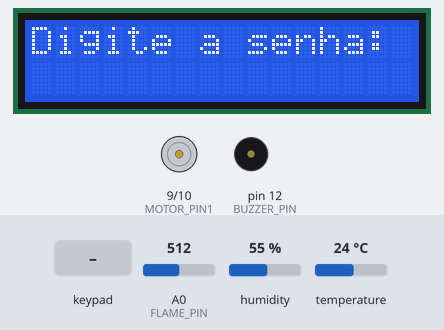
This sketch was run on a simulated Arduino Mega 2560, built with avr-gcc and run on an emulated ATmega2560. Shown: 16×2 character LCD, motor-driver pin pairs drawn as motors (green arrow = first pin HIGH = forward, orange = second pin HIGH = backward, longer = more drive), buzzer (waves = sounding). The inputs (shaded band) are chosen by the test bench; at power-on: A0 (FLAME_PIN) = 512, humidity 55 %, temperature 24 °C. What the sketch prints to the serial monitor is not drawn.

Above: at 2.2 s.
2.3 s: keypad keys 1 2 3 4 * pressed 0.4 s apart
At 2.52 s:
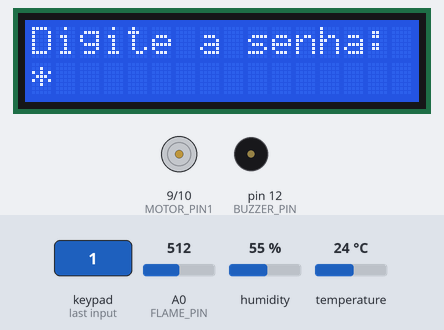
5.8 s: A0 (FLAME_PIN) set to 492
At 6.7 s:
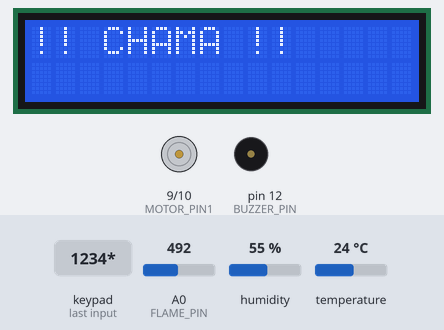
11.8 s: keypad keys 1 2 3 4 D pressed 0.4 s apart
At 14.2 s:
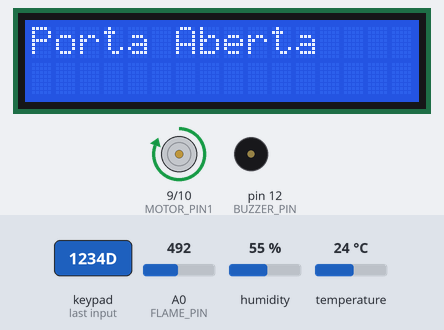
15.3 s: key '*' pressed
21.3 s: keypad keys 4 3 2 1 D pressed 0.4 s apart
At 23.7 s:
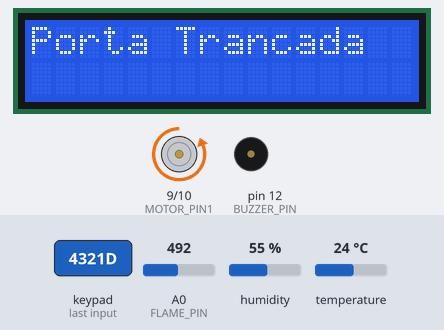
Timing chart, 0 to 31.8 s (numbered marks = the images above; inputs shaded):
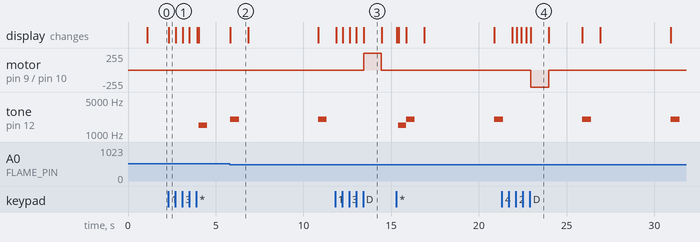

The sketch:

cabin_security.ino
```cpp
#include <Keypad.h>
#include <Adafruit_Fingerprint.h>
#include <DHT.h>
#include <LiquidCrystal_I2C.h>
#include <SoftwareSerial.h>

// ——— Definições de pinos ———
#define BUZZER_PIN    12
#define DHT_PIN       7
#define FLAME_PIN     A0
#define MOTOR_PIN1    9    // L293D IN1
#define MOTOR_PIN2    10   // L293D IN2

// ——— Keypad setup ———
const byte ROWS = 4, COLS = 4;
char keys[ROWS][COLS] = {
  {'1','2','3','A'},
  {'4','5','6','B'},
  {'7','8','9','C'},
  {'*','0','#','D'}   // 'D' = ENTER
};
byte rowPins[ROWS] = {22,23,24,25};
byte colPins[COLS] = {26,27,28,29};
Keypad keypad = Keypad(makeKeymap(keys), rowPins, colPins, ROWS, COLS);

// ——— Fingerprint sensor using Serial1 (Mega) ———
Adafruit_Fingerprint finger(&Serial1);

// ——— DHT11 sensor ———
#define DHT_TYPE DHT11
DHT dht(DHT_PIN, DHT_TYPE);

// ——— LCD 16×2 ———
LiquidCrystal_I2C lcd(0x27, 16, 2);

// ——— Passwords ———
const char* unlockPass = "1234";
const char* lockPass   = "4321";
const char* enrollCode = "0000";
char inputPass[5];
uint8_t passIndex = 0;
uint8_t wrongAttempts = 0;

// ——— Enrollment buffer ———
char enrollBuffer[4];
uint8_t enrollIdx = 0;

// ——— Flame alert control ———
const int FLAME_THRESHOLD = 500;
const unsigned long ALERT_INTERVAL = 5000;
unsigned long lastFlameAlert = 0;

// ——— Setup ———
void setup() {
  Serial.begin(9600);
  Serial1.begin(57600);             // initialize Serial1 for fingerprint
  finger.begin(57600);
  dht.begin();

  pinMode(BUZZER_PIN, OUTPUT);
  pinMode(MOTOR_PIN1, OUTPUT);
  pinMode(MOTOR_PIN2, OUTPUT);
  pinMode(FLAME_PIN, INPUT);

  lcd.init();
  lcd.backlight();
  showPrompt();
}

// ——— Main loop ———
void loop() {
  checkSensors();
  char key = keypad.getKey();
  if (key) handleKey(key);
}

// ——— Show default prompt ———
void showPrompt() {
  lcd.clear();
  lcd.setCursor(0,0);
  lcd.print("Digite a senha:");
  passIndex = 0;
  memset(inputPass, 0, sizeof(inputPass));
}

// ——— Sensor reading ———
void checkSensors() {
  float temp = dht.readTemperature();
  float humid = dht.readHumidity();
  Serial.print("TEMP:"); Serial.print(temp);
  Serial.print(",HUMID:"); Serial.print(humid);

  int flameVal = analogRead(FLAME_PIN);
  Serial.print(",FLAME:");
  if (flameVal < FLAME_THRESHOLD) {
    Serial.println("ALERT");
    unsigned long now = millis();
    if (now - lastFlameAlert > ALERT_INTERVAL) {
      lastFlameAlert = now;
      lcd.clear(); lcd.setCursor(0,0); lcd.print("!! CHAMA !!");
      tone(BUZZER_PIN, 2000, 500);
      delay(1000);
      showPrompt();
    }
  } else {
    Serial.println("NORMAL");
  }
}

// ——— Handle keypad ———
void handleKey(char key) {
  if (key == 'D') {
    inputPass[passIndex] = '\0';
    if (strcmp(inputPass, unlockPass) == 0) { unlockDoor();   resetWrong(); Serial.println("EVENT:DOOR:UNLOCK"); }
    else if (strcmp(inputPass, lockPass  ) == 0) { lockDoor();     resetWrong(); Serial.println("EVENT:DOOR:LOCK"); }
    else if (strcmp(inputPass, enrollCode) == 0) { promptEnroll(); resetWrong(); }
    else { wrongPass(); Serial.println("EVENT:AUTH_FAIL"); }
    showPrompt();
    return;
  }
  if (key == '*') {
    resetWrong();
    if (checkFingerprint()) { unlockDoor(); resetWrong(); Serial.println("EVENT:AUTH_SUCCESS"); }
    else                     { wrongPass(); Serial.println("EVENT:AUTH_FAIL"); }
    showPrompt();
    return;
  }
  if (passIndex < 4 && isDigit(key)) {
    inputPass[passIndex++] = key;
    lcd.setCursor(passIndex-1,1);
    lcd.print('*');
  }
}

// ——— Reset wrong attempts ———
void resetWrong() {
  wrongAttempts = 0;
}

// ——— Door control ———
void unlockDoor() {
  lcd.clear(); lcd.setCursor(0,0); lcd.print("Porta Aberta");
  digitalWrite(MOTOR_PIN1, HIGH);
  digitalWrite(MOTOR_PIN2, LOW);
  delay(1000);
  digitalWrite(MOTOR_PIN1, LOW);
  digitalWrite(MOTOR_PIN2, LOW);
}
void lockDoor() {
  lcd.clear(); lcd.setCursor(0,0); lcd.print("Porta Trancada");
  digitalWrite(MOTOR_PIN1, LOW);
  digitalWrite(MOTOR_PIN2, HIGH);
  delay(1000);
  digitalWrite(MOTOR_PIN1, LOW);
  digitalWrite(MOTOR_PIN2, LOW);
}

// ——— Wrong password handler ———
void wrongPass() {
  lcd.clear(); lcd.setCursor(0,0); lcd.print("Senha Incorreta");
  tone(BUZZER_PIN, 1500, 500);
  if (++wrongAttempts >= 4) {
    lcd.clear(); lcd.setCursor(0,0); lcd.print("Contacte Adm!");
    while(true);
  }
}

// ——— Fingerprint auth ———
bool checkFingerprint() {
  lcd.clear(); lcd.setCursor(0,0); lcd.print("Scan Impressao");
  if (finger.getImage() != FINGERPRINT_OK) return false;
  if (finger.image2Tz(1) != FINGERPRINT_OK) return false;
  if (finger.fingerFastSearch() != FINGERPRINT_OK) return false;
  return true;
}

// ——— Enrollment prompt ———
void promptEnroll() {
  lcd.clear(); lcd.setCursor(0,0); lcd.print("Enroll ID:");
  lcd.setCursor(0,1);
  enrollIdx = 0;
  memset(enrollBuffer, 0, sizeof(enrollBuffer));
  while (true) {
    char k = keypad.getKey();
    if (!k) continue;
    if (k == 'D') {
      enrollBuffer[enrollIdx] = '\0';
      uint8_t id = atoi(enrollBuffer);
      if (id > 0) enrollFingerprint(id);
      break;
    }
    if (enrollIdx < 3 && isDigit(k)) {
      enrollBuffer[enrollIdx++] = k;
      lcd.print(k);
    }
  }
}

// ——— Enrollment ———
void enrollFingerprint(uint8_t id) {
  lcd.clear(); lcd.setCursor(0,0); lcd.print("Coloque o dedo");
  delay(2000);
  if (finger.getImage() != FINGERPRINT_OK || finger.image2Tz(1) != FINGERPRINT_OK) {
    lcd.clear(); lcd.print("Erro Leitura 1"); return;
  }
  lcd.clear(); lcd.setCursor(0,0); lcd.print("Retire e repita");
  delay(2000);
  if (finger.getImage() != FINGERPRINT_OK || finger.image2Tz(2) != FINGERPRINT_OK) {
    lcd.clear(); lcd.print("Erro Leitura 2"); return;
  }
  if (finger.createModel() != FINGERPRINT_OK) {
    lcd.clear(); lcd.print("Model Fail"); return;
  }
  if (finger.storeModel(id) == FINGERPRINT_OK) {
    lcd.clear(); lcd.setCursor(0,0); lcd.print("Enroll OK ID:");
    lcd.setCursor(0,1); lcd.print(id);
    Serial.print("EVENT:ENROLL,ID:"); Serial.println(id);
  } else {
    lcd.clear(); lcd.print("Erro Salvar");
  }
  delay(1500);
}
```

Measured:
- the behaviour switches between 500 and 499 on A0 (FLAME_PIN) (found by bisection; images 1 and 2)
- after the input at 2.3 s, tone on pin 12 (BUZZER_PIN): silent → 1500 Hz after 1.7 s, → silent 0.50 s later; the display: changes at once (image 1)
- after the input at 5.8 s, tone on pin 12 (BUZZER_PIN): alternates 2000 Hz for 0.50 s and silent for 4.5 s, starting at once; the display: changes at once (image 2)
- after the input at 11.8 s, motor on pin 9 (MOTOR_PIN1) / pin 10 (MOTOR_PIN2): stopped → forward 255/255 after 1.6 s, → stopped 1.0 s later; the display: first changes after 0.06 s (image 3 shows a later state)
- after the input at 21.3 s, motor on pin 9 (MOTOR_PIN1) / pin 10 (MOTOR_PIN2): stopped → backward 255/255 after 1.7 s, → stopped 1.0 s later; the display: first changes after 0.61 s (image 4 shows a later state)
- what the display in image 2 shows lasts 1.0 s, from 5.8 s to 6.8 s
